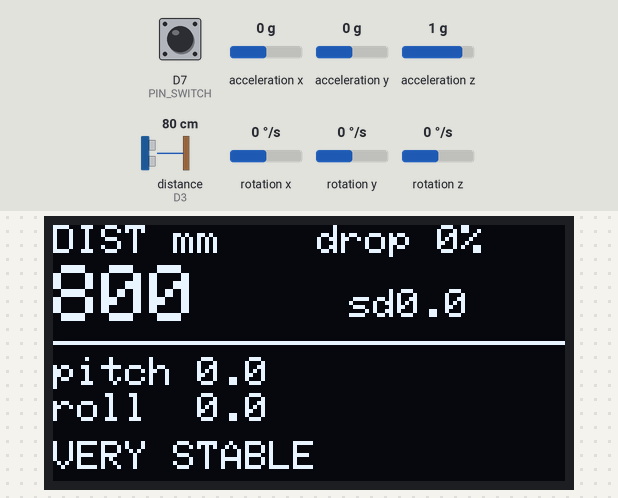
Simulated run of this sketch. Board: Arduino Nano 33 BLE. Shown: 128×64 one-colour display. Wiring (inferred from the names in the program): ultrasonic range finder: trigger D2; echo D3. The inputs (shaded band) are chosen by the test bench; at power-on: distance to the obstacle (sensor on D3) 80 cm, acceleration x 0 g, acceleration y 0 g, acceleration z 1 g, D7 (PIN_SWITCH) HIGH, rotation x 0 °/s, rotation y 0 °/s, rotation z 0 °/s. The echo pulse lasts 58.3 µs per cm; what the sketch prints to the serial monitor is not drawn.

Above: at 1.2 s.
1.3 s: distance to the obstacle (sensor on D3) set to 2 cm
At 3.04 s:
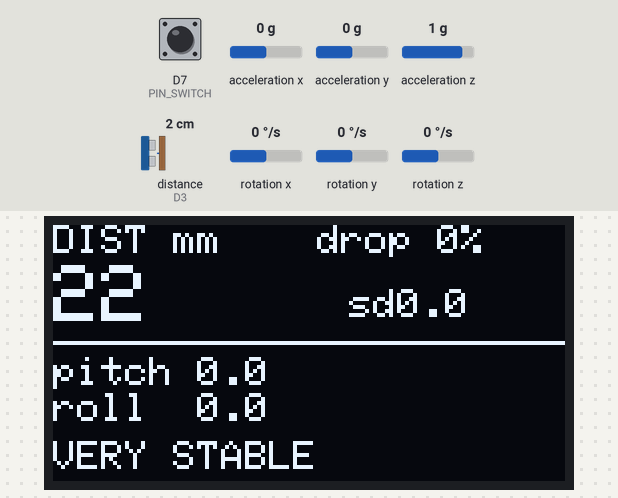
3.1 s: acceleration x set to -1.4 g
At 3.5 s:
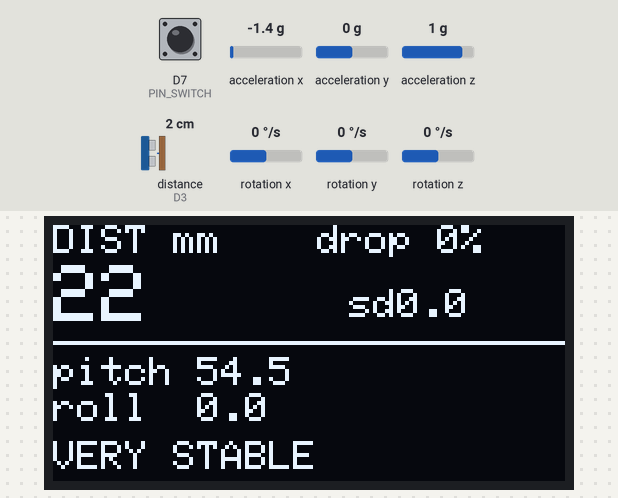
4.6 s: distance to the obstacle (sensor on D3) set to 8 cm
At 7.0 s:
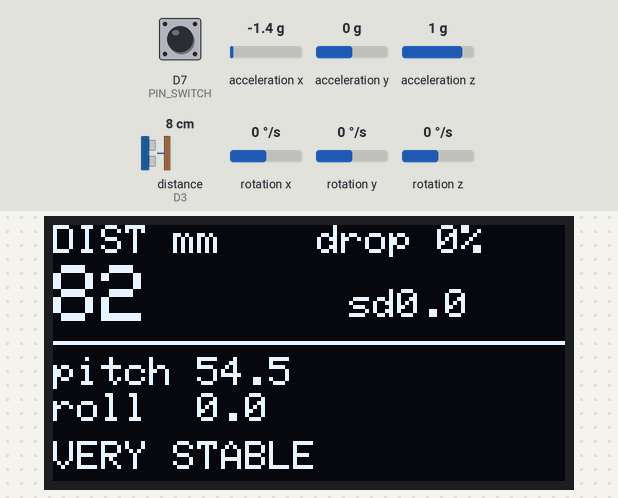
7.6 s: acceleration y set to -1.4 g
At 8.0 s:
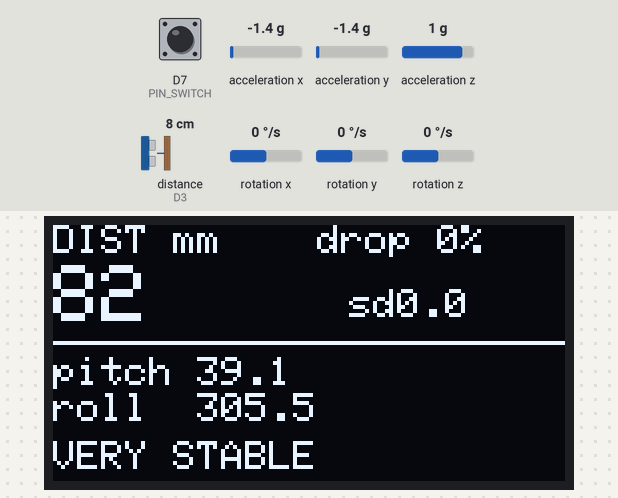
9.1 s: acceleration z set to -1.4 g
At 10.3 s:
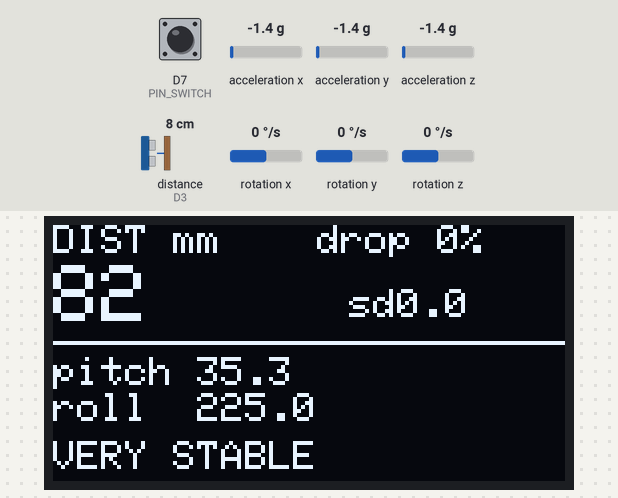
10.6 s: distance to the obstacle (sensor on D3) set to 4 cm
At 10.71 s:
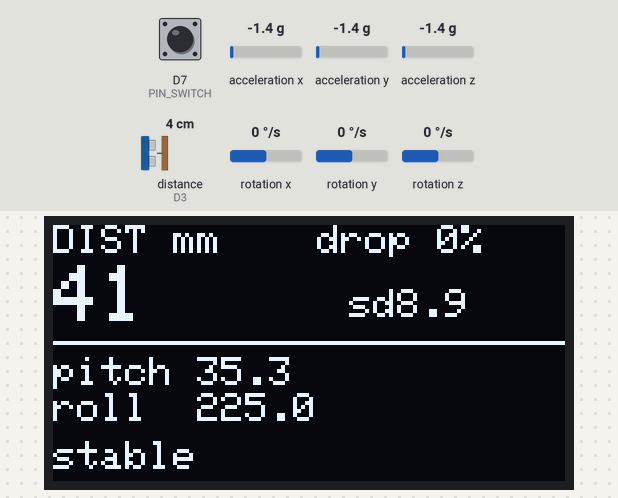
Timing chart, 0 to 13.2 s (numbered marks = the images above; inputs shaded):
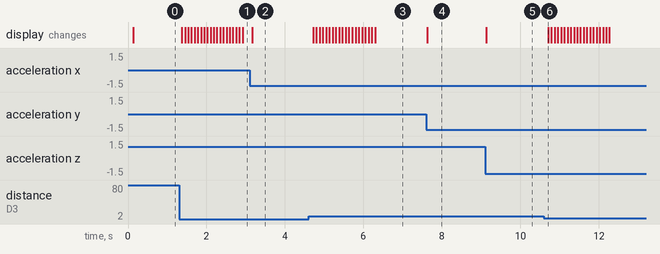

Measured:
- after the input at 1.3 s, the display: first changes after 0.07 s (image 1 shows a later state)
- after the input at 3.1 s, the display: changes after 0.06 s (image 2)
- after the input at 4.6 s, the display: first changes after 0.12 s (image 3 shows a later state)
- after the input at 7.6 s, the display: changes at once (image 4)
- after the input at 9.1 s, the display: changes at once (image 5)
- after the input at 10.6 s, the display: changes after 0.11 s (image 6)

The sketch:

01h_dist_imu_live.ino
```cpp
/*
 * LightGuide Edge - 01h_dist_imu_live
 * COM683 CW2 | Vishnu Vekariya B00969091 | Ulster University
 *
 * Live distance and tilt on the OLED, with a rolling stability figure, so both
 * channels can be judged at the rig without a laptop.
 *
 * WHAT TO LOOK FOR
 *   Standing still, DIST should barely move. The "sd" figure is the standard
 *   deviation of the last 20 readings - that is the number to watch, not the
 *   instantaneous value. Under ~5 mm is excellent for an HC-SR04.
 *
 *   Tilting the rig should move PITCH/ROLL smoothly and they should return to the
 *   same values when you put it back. The board is mounted vertically, so pitch
 *   rests near 88 degrees rather than 0 - that is the mounting, not an error.
 *
 *   DROP is the percentage of pings that returned no echo. Above 10% means the
 *   sensor is not seeing a solid target: aim it at something flat and hard, at the
 *   same height as the sensor.
 *
 * Press the button to reset the statistics.
 */

#define BOARD_REV 1

#include <Wire.h>
#include <Adafruit_GFX.h>
#include <Adafruit_SSD1306.h>
#if BOARD_REV == 1
  #include <Arduino_LSM9DS1.h>
#else
  #include <Arduino_BMI270_BMM150.h>
#endif

const int PIN_TRIG = 2, PIN_ECHO = 3, PIN_SWITCH = 7;

Adafruit_SSD1306 display(128, 64, &Wire, -1);
bool oledOk = false;

const int ULTRA_SAMPLES = 5, PING_GAP_MS = 10;
const unsigned long ECHO_START_TIMEOUT_US = 15000UL;
const unsigned long ECHO_HIGH_MAX_US      = 25000UL;
const float DIST_MIN_MM = 20.0f, DIST_MAX_MM = 4000.0f;

// rolling window for the stability figure
const int WIN = 20;
float win[WIN];
int winN = 0, winI = 0;

unsigned long pings = 0, drops = 0;

float pingOnce() {
  digitalWrite(PIN_TRIG, LOW);  delayMicroseconds(4);
  digitalWrite(PIN_TRIG, HIGH); delayMicroseconds(10);
  digitalWrite(PIN_TRIG, LOW);
  unsigned long m = micros();
  while (digitalRead(PIN_ECHO) == LOW)  if (micros() - m > ECHO_START_TIMEOUT_US) return -1;
  unsigned long r = micros();
  while (digitalRead(PIN_ECHO) == HIGH) if (micros() - r > ECHO_HIGH_MAX_US) return -1;
  float mm = (micros() - r) * 0.1715f;
  return (mm < DIST_MIN_MM || mm > DIST_MAX_MM) ? -1 : mm;
}

// Median of 5, not mean: ultrasonic errors are wild outliers rather than gaussian
// noise, so a single bad echo would drag a mean badly while a median ignores it.
float readDistanceMm() {
  float v[ULTRA_SAMPLES];
  int n = 0;
  for (int i = 0; i < ULTRA_SAMPLES; i++) {
    pings++;
    float d = pingOnce();
    if (d > 0) v[n++] = d; else drops++;
    delay(PING_GAP_MS);
  }
  if (n == 0) return -1;
  for (int i = 1; i < n; i++) {
    float k = v[i]; int j = i - 1;
    while (j >= 0 && v[j] > k) { v[j + 1] = v[j]; j--; }
    v[j + 1] = k;
  }
  return v[n / 2];
}

float winSd(float &meanOut) {
  if (winN < 2) { meanOut = winN ? win[0] : 0; return 0; }
  float m = 0;
  for (int i = 0; i < winN; i++) m += win[i];
  m /= winN;
  float s = 0;
  for (int i = 0; i < winN; i++) s += (win[i] - m) * (win[i] - m);
  meanOut = m;
  return sqrt(s / winN);
}

void setup() {
  Serial.begin(115200);
  while (!Serial && millis() < 3000) { }
  pinMode(PIN_TRIG, OUTPUT); pinMode(PIN_ECHO, INPUT); digitalWrite(PIN_TRIG, LOW);
  pinMode(PIN_SWITCH, INPUT_PULLUP);
  Wire.begin();
  IMU.begin();
  oledOk = display.begin(SSD1306_SWITCHCAPVCC, 0x3C);
  if (oledOk) display.setTextColor(SSD1306_WHITE);
  Serial.println(F("dist_mm,sd_mm,pitch,roll,gx,gy,gz,drop_pct"));
}

void loop() {
  if (digitalRead(PIN_SWITCH) == LOW) {
    winN = winI = 0; pings = drops = 0;
    delay(250);
  }

  float dist = readDistanceMm();
  if (dist > 0) {
    win[winI] = dist;
    winI = (winI + 1) % WIN;
    if (winN < WIN) winN++;
  }

  float mean = 0;
  float sd = winSd(mean);

  float ax = 0, ay = 0, az = 0, gx = 0, gy = 0, gz = 0;
  if (IMU.accelerationAvailable()) IMU.readAcceleration(ax, ay, az);
  if (IMU.gyroscopeAvailable())    IMU.readGyroscope(gx, gy, gz);
  float pitch = atan2(-ax, sqrt(ay * ay + az * az)) * 180.0f / PI;
  float roll  = atan2(ay, az) * 180.0f / PI;

  // atan2 returns -180..+180. With the board mounted vertically, roll rests near
  // 180 - right on the discontinuity - so an unchanged orientation flips between
  // +179 and -179 and looks violently unstable. Remapping to 0..360 moves the
  // wrap point to 0/360, far from anything this rig actually sits at.
  //
  // For the ML features proper, angles should be encoded as sin/cos pairs: that
  // removes the discontinuity entirely rather than relocating it, which is the
  // standard treatment for circular quantities. Relocating is enough for a live
  // readout; sin/cos goes into the feature extractor.
  if (roll < 0) roll += 360.0f;
  float dropPct = pings ? (100.0f * drops / pings) : 0;

  Serial.print(dist, 1);   Serial.print(',');
  Serial.print(sd, 2);     Serial.print(',');
  Serial.print(pitch, 2);  Serial.print(',');
  Serial.print(roll, 2);   Serial.print(',');
  Serial.print(gx, 2);     Serial.print(',');
  Serial.print(gy, 2);     Serial.print(',');
  Serial.print(gz, 2);     Serial.print(',');
  Serial.println(dropPct, 1);

  if (oledOk) {
    display.clearDisplay();
    display.setTextSize(1);
    display.setCursor(0, 0);
    display.print(F("DIST mm"));
    display.setCursor(66, 0);
    display.print(F("drop "));
    display.print(dropPct, 0);
    display.print('%');

    display.setTextSize(2);
    display.setCursor(0, 10);
    if (dist > 0) display.print(dist, 0); else display.print(F("----"));

    display.setTextSize(1);
    display.setCursor(74, 16);
    display.print(F("sd"));
    display.print(sd, 1);

    display.drawFastHLine(0, 29, 128, SSD1306_WHITE);

    display.setCursor(0, 33);
    display.print(F("pitch "));
    display.print(pitch, 1);
    display.setCursor(0, 42);
    display.print(F("roll  "));
    display.print(roll, 1);

    display.setCursor(0, 54);
    if (dist < 0)        display.print(F("NO ECHO - aim at target"));
    else if (sd < 5)     display.print(F("VERY STABLE"));
    else if (sd < 20)    display.print(F("stable"));
    else                 display.print(F("moving / noisy"));

    display.display();
  }
}
```
